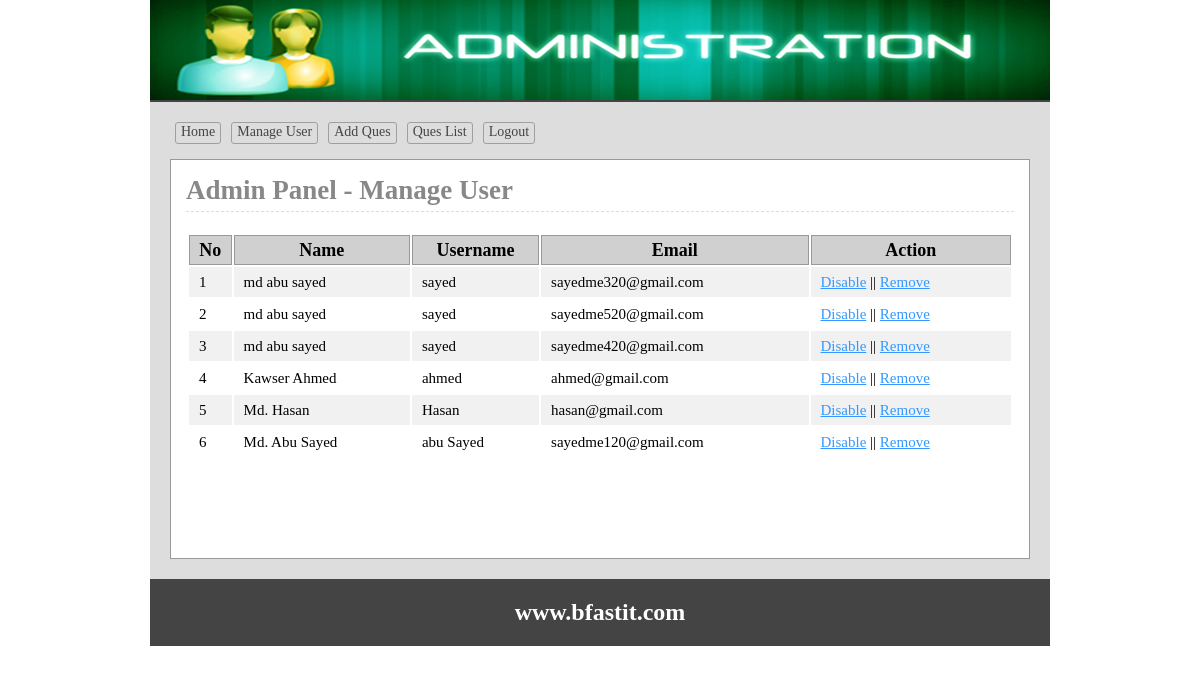
The app's page /admin/users.php (signed in) with its own data.
### tables this page shows
CREATE TABLE `tbl_user` (
  `userId` int(11) NOT NULL,
  `name` varchar(50) NOT NULL,
  `username` varchar(30) NOT NULL,
  `password` varchar(32) NOT NULL,
  `email` varchar(255) NOT NULL,
  `status` int(11) NOT NULL
);

### lib/Database.php (called while the page is built, shortened)
<?php
Class Database{
	public $host   = DB_HOST;
	public $user   = DB_USER;
	public $pass   = DB_PASS;
	public $dbname = DB_NAME;
	public $link;
	private function connectDB(){
	$this->link = new mysqli($this->host, $this->user, $this->pass, $this->dbname);
 }
	public function select($query){
		$result = $this->link->query($query) or die($this->link->error.__LINE__);
		if($result->num_rows > 0){
			return $result;
		} else {
			return false;
		}
	}
}

### classes/User.php (called while the page is built, shortened)
<?php
    $filepath = realpath(dirname(__FILE__));
	include_once ($filepath.'/../lib/Database.php');
class User {
	private $db;
	public function __construct(){
		$this->db = new Database();
	}
	public function getAllUser(){
		$query  = "SELECT * FROM tbl_user ORDER BY userId DESC";
		$result = $this->db->select($query);
		return $result;
   }
	}
?>

### admin/users.php (the view, shortened to what this page needs)
<?php
    $filepath = realpath(dirname(__FILE__));
	include_once ($filepath.'/inc/header.php');
	include_once ($filepath.'/../classes/User.php');
	$user = new User();
?>
<div class="main">
	<h1>Admin Panel - Manage User</h1>
	<div class="manageuser">
		<table class="tblone">
			<tr>
				<th>No</th>
				<th>Name</th>
				<th>Username</th>
				<th>Email</th>
				<th>Action</th>
			</tr>
<?php
	$userData = $user->getAllUser();
	if($userData){
		$i = 0;
		while($result = $userData->fetch_assoc()){
		$i++;
 ?>
			<tr>
				<td>
				<?php
				 	if($result['status'] == '1'){
				 		echo "<span class='error'>".$i."</span>";
				 	}else{
				 		echo $i;
				 	}
				 ?>
				</td>
				<td><?php echo $result['name']?></td>
				<td><?php echo $result['username']?></td>
				<td><?php echo $result['email']?></td>
				<td>
				<?php if($result['status'] == '0'){ ?>
						<a onclick = "return confirm('Are You Sure to Disable')" href="?dis=<?php echo $result['userId']?>">Disable</a>
				<?php } else {?>
						<a onclick = "return confirm('Are You Sure to Enable')" href="?ena=<?php echo $result['userId']?>">Enable</a>
				<?php } ?>
				|| <a onclick = "return confirm('Are You Sure to Remove')" href="?del=<?php echo $result['userId']?>">Remove</a>
				</td>
			</tr>
			<?php } }?>
		</table>
	</div>
</div>
<?php include 'inc/footer.php'; ?>

### admin/css/admin.css (style rules this page uses)
* { margin:0;padding:0;outline:none }
body { font-family:verdana }
.tblone { width:100%;border:1px solid #fff;margin:20px 0 }
.tblone td { font-size: 15px; padding: 5px 10px; }
table.tblone th { background-color: #d0d0d0; border: 1px solid #999; }
table.tblone tr:nth-child(2n+1) { background:#fff;height:30px; }
table.tblone tr:nth-child(2n) { background:#f1f1f1;height:30px; }
.tblone td a { color:#3399FF; }
.main { background: #fff none repeat scroll 0 0; border: 1px solid #999; margin-top: 10px; min-height: 368px; padding: 15px; width: 828px; }
.main h1 { border-bottom: 1px dashed #ddd; color: #888; margin: 0 0 5px; padding-bottom: 5px; }

### records on screen
tbl_user: name "md abu sayed", username "sayed", email "sayedme320@gmail.com"
tbl_user: name "md abu sayed", username "sayed", email "sayedme520@gmail.com"
tbl_user: name "md abu sayed", username "sayed", email "sayedme420@gmail.com"
tbl_user: name "Kawser Ahmed", username "ahmed", email "ahmed@gmail.com"
tbl_user: name "Md. Hasan", username "Hasan", email "hasan@gmail.com"
tbl_user: name "Md. Abu Sayed", username "abu Sayed", email "sayedme120@gmail.com"
